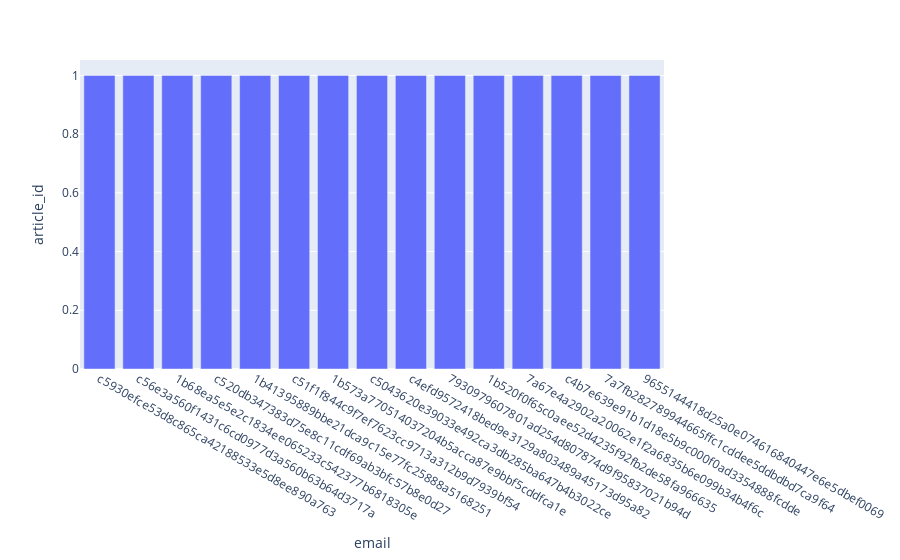

Here is the notebook cell this chart was saved with:
### Code cell
px.bar(df_users.tail(15), x='email', y='article_id')

### Figure 1 — Plotly figure (JSON) as saved in the notebook; plotly's stock layout.template omitted (floating-point values rounded to 4 significant figures)
{"data": [{"alignmentgroup": "True", "hovertemplate": "email=%{x}<br>article_id=%{y}<extra></extra>", "legendgroup": "", "marker": {"color": "#636efa"}, "name": "", "offsetgroup": "", "orientation": "v", "showlegend": false, "textposition": "auto", "type": "bar", "x": ["c5930efce53d8c865ca42188533e5d8ee890a763", "c56e3a560f1431c6cd0977d3a560b63b64d3717a", "1b68ea5e5e2c1834ee065233c542377b6818305e", "c520db347383d75e8c11cdf69ab3bfc57b8e0d27", "1b41395889bbe21dca9c15e77fc25888a5168251", "c51f1f844c9f7ef7623cc9713a312b9d7939bf54", "1b573a770514037204b5acca87e9bbf5cddfca1e", "c5043620e39033e492ca3db285ba647b4b3022ce", "c4efd9572418bed9e3129a803489a45173d95a82", "7930979607801ad254d807874d9f95837021b94d", "1b520f0f65c0aee52d4235f92fb2de58fa966635", "7a67e4a2902a20062e1f2a6835b6e099b34b4f6c", "c4b7e639e91b1d18e5b9c000f0ad3354888fcdde", "7a7fb282789944665ffc1cddee5ddbdbd7ca9f64", "9655144418d25a0e074616840447e6e5dbef0069"], "xaxis": "x", "y": [1, 1, 1, 1, 1, 1, 1, 1, 1, 1, 1, 1, 1, 1, 1], "yaxis": "y"}], "layout": {"barmode": "relative", "legend": {"tracegroupgap": 0}, "margin": {"t": 60}, "xaxis": {"anchor": "y", "domain": [0, 1], "title": {"text": "email"}}, "yaxis": {"anchor": "x", "domain": [0, 1], "title": {"text": "article_id"}}}}
